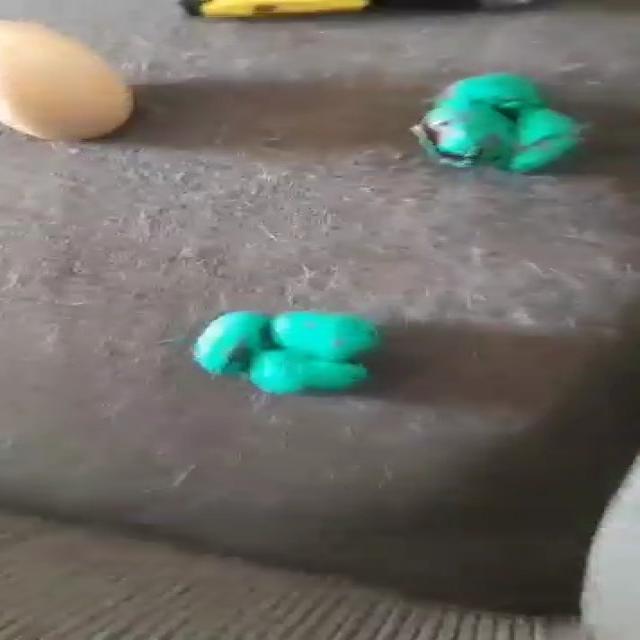
#> input picture test.jpg, 640 x 640 px, given in place of the camera
$ python deteccion_color_centro.py
#> lines starting #> are read from the running program, lines starting #| are printed output that depends on the picture; after the words box and inside, x2 and y2 are one past the last pixel; in counts of white or black regions, pixels touching at a corner belong together
import cv2
import numpy as np

cap = cv2.VideoCapture(0)

azulBajo = np.array([100, 100, 20], np.uint8)
azulAlto = np.array([125, 255, 255], np.uint8)

while True:

    ret, frame = cap.read()
#> frame is the input picture: shape (640, 640, 3); mean B, G, R 103.6, 110.1, 109.3

    if ret == True:
        frameHSV = cv2.cvtColor(frame, cv2.COLOR_BGR2HSV)
#> frameHSV: shape (640, 640, 3); mean H, S, V 34.9, 43, 117.5
        mask = cv2.inRange(frameHSV, azulBajo, azulAlto)
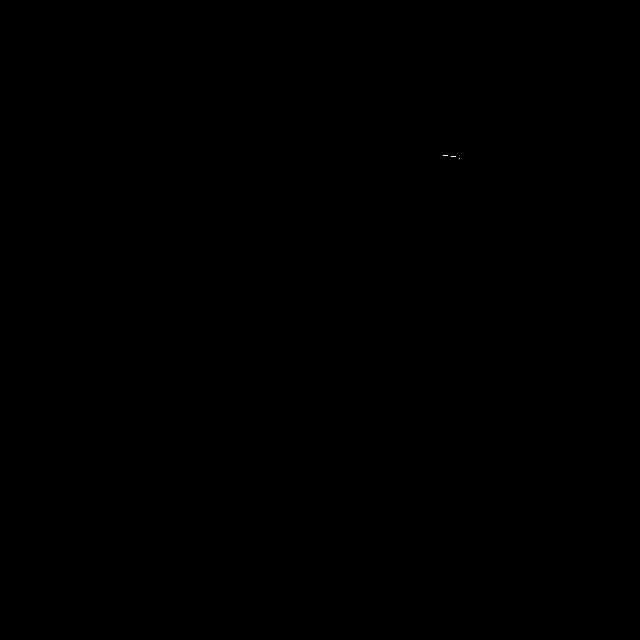
#> mask: shape (640, 640); 0% white in thin lines or dots, all inside (x1, y1, x2, y2) = (443, 155, 460, 159)
        contornos,_ = cv2.findContours(
            mask, cv2.RETR_EXTERNAL, cv2.CHAIN_APPROX_SIMPLE
        )
#> contornos = 3 contours, all with area under 20
        #cv2.drawContours(frame, contornos, -1, (255, 0, 0), 3)
        for c in contornos:
            area = cv2.contourArea(c)
            if area > 3000:
                M = cv2.moments(c)
                if (M["m00"] == 0):
                    M["m00"] = 1
                x = int(M["m10"]/M["m00"])
                y = int(M["m01"]/M["m00"])
                cv2.circle(frame, (x,y), 7, (0,255,0), -1)
                font = cv2.FONT_HERSHEY_SIMPLEX
                cv2.putText(frame, '{},{}'.format(x, y), (x+10, y), font, 0.75, (0,255,0), 1, cv2.LINE_AA)
                nuevoContorno = cv2.convexHull(c)
                cv2.drawContours(frame, [nuevoContorno], 0, (255, 0, 0), 3)
#> this loop made 3 passes
#> c on passes 1 to 3: [[459, 158]], [[451, 156], [455, 156]], [[443, 155], [447, 155]]
        # cv2.imshow('maskAzul', mask)
        cv2.imshow('frame', frame)
        if cv2.waitKey(1) & 0xFF == ord('s'):
#> (key Esc is pressed here)
            break
cap.release()
cv2.destroyAllWindows()
